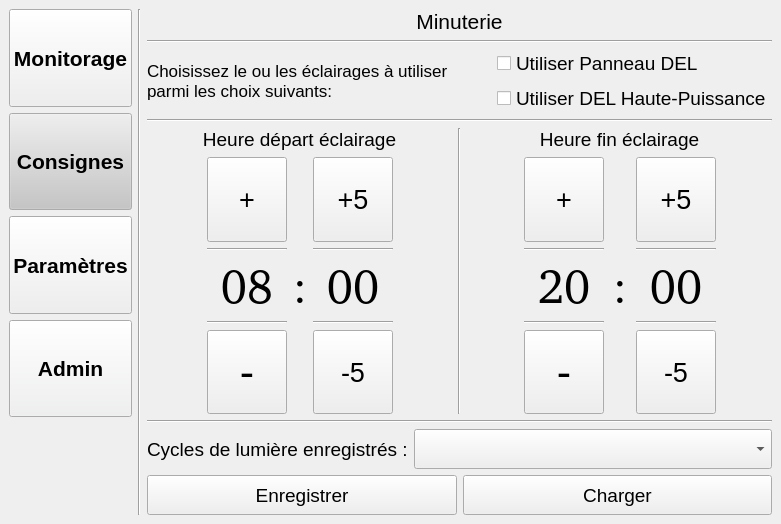
<?xml version="1.0" encoding="UTF-8"?>
<ui version="4.0">
 <class>WindowLightTimer</class>
 <widget class="QMainWindow" name="WindowLightTimer">
  <property name="geometry">
   <rect>
    <x>0</x>
    <y>0</y>
    <width>781</width>
    <height>524</height>
   </rect>
  </property>
  <property name="windowTitle">
   <string>GUI_ProjetEC_Minuteur</string>
  </property>
  <widget class="QWidget" name="centralwidget">
   <layout class="QHBoxLayout" name="horizontalLayout_8">
    <item>
     <layout class="QHBoxLayout" name="horizontalLayout">
      <item>
       <layout class="QVBoxLayout" name="verticalLayout_5">
        <item>
         <widget class="QPushButton" name="btn_Monitor_Menu">
          <property name="sizePolicy">
           <sizepolicy hsizetype="Maximum" vsizetype="Expanding">
            <horstretch>0</horstretch>
            <verstretch>0</verstretch>
           </sizepolicy>
          </property>
          <property name="minimumSize">
           <size>
            <width>120</width>
            <height>40</height>
           </size>
          </property>
          <property name="maximumSize">
           <size>
            <width>140</width>
            <height>16777215</height>
           </size>
          </property>
          <property name="font">
           <font>
            <pointsize>16</pointsize>
            <weight>75</weight>
            <bold>true</bold>
           </font>
          </property>
          <property name="text">
           <string>Monitorage</string>
          </property>
         </widget>
        </item>
        <item>
         <widget class="QPushButton" name="btn_Setpoints_Menu">
          <property name="sizePolicy">
           <sizepolicy hsizetype="Maximum" vsizetype="Expanding">
            <horstretch>0</horstretch>
            <verstretch>0</verstretch>
           </sizepolicy>
          </property>
          <property name="minimumSize">
           <size>
            <width>120</width>
            <height>40</height>
           </size>
          </property>
          <property name="maximumSize">
           <size>
            <width>140</width>
            <height>16777215</height>
           </size>
          </property>
          <property name="palette">
           <palette>
            <active>
             <colorrole role="Button">
              <brush brushstyle="SolidPattern">
               <color alpha="255">
                <red>197</red>
                <green>197</green>
                <blue>198</blue>
               </color>
              </brush>
             </colorrole>
            </active>
            <inactive>
             <colorrole role="Button">
              <brush brushstyle="SolidPattern">
               <color alpha="255">
                <red>197</red>
                <green>197</green>
                <blue>198</blue>
               </color>
              </brush>
             </colorrole>
            </inactive>
            <disabled>
             <colorrole role="Button">
              <brush brushstyle="SolidPattern">
               <color alpha="255">
                <red>197</red>
                <green>197</green>
                <blue>198</blue>
               </color>
              </brush>
             </colorrole>
            </disabled>
           </palette>
          </property>
          <property name="font">
           <font>
            <pointsize>16</pointsize>
            <weight>75</weight>
            <bold>true</bold>
           </font>
          </property>
          <property name="text">
           <string>Consignes</string>
          </property>
         </widget>
        </item>
        <item>
         <widget class="QPushButton" name="btn_Param_Menu">
          <property name="sizePolicy">
           <sizepolicy hsizetype="Maximum" vsizetype="Expanding">
            <horstretch>0</horstretch>
            <verstretch>0</verstretch>
           </sizepolicy>
          </property>
          <property name="minimumSize">
           <size>
            <width>120</width>
            <height>40</height>
           </size>
          </property>
          <property name="maximumSize">
           <size>
            <width>140</width>
            <height>16777215</height>
           </size>
          </property>
          <property name="font">
           <font>
            <pointsize>16</pointsize>
            <weight>75</weight>
            <bold>true</bold>
           </font>
          </property>
          <property name="text">
           <string>Paramètres</string>
          </property>
         </widget>
        </item>
        <item>
         <widget class="QPushButton" name="btn_Outils_Menu">
          <property name="sizePolicy">
           <sizepolicy hsizetype="Maximum" vsizetype="Expanding">
            <horstretch>0</horstretch>
            <verstretch>0</verstretch>
           </sizepolicy>
          </property>
          <property name="minimumSize">
           <size>
            <width>120</width>
            <height>40</height>
           </size>
          </property>
          <property name="maximumSize">
           <size>
            <width>140</width>
            <height>16777215</height>
           </size>
          </property>
          <property name="palette">
           <palette>
            <active>
             <colorrole role="Button">
              <brush brushstyle="SolidPattern">
               <color alpha="255">
                <red>239</red>
                <green>240</green>
                <blue>241</blue>
               </color>
              </brush>
             </colorrole>
            </active>
            <inactive>
             <colorrole role="Button">
              <brush brushstyle="SolidPattern">
               <color alpha="255">
                <red>239</red>
                <green>240</green>
                <blue>241</blue>
               </color>
              </brush>
             </colorrole>
            </inactive>
            <disabled>
             <colorrole role="Button">
              <brush brushstyle="SolidPattern">
               <color alpha="255">
                <red>239</red>
                <green>240</green>
                <blue>241</blue>
               </color>
              </brush>
             </colorrole>
            </disabled>
           </palette>
          </property>
          <property name="font">
           <font>
            <pointsize>16</pointsize>
            <weight>75</weight>
            <bold>true</bold>
           </font>
          </property>
          <property name="text">
           <string>Admin</string>
          </property>
         </widget>
        </item>
        <item>
         <spacer name="verticalSpacer">
          <property name="orientation">
           <enum>Qt::Vertical</enum>
          </property>
          <property name="sizeType">
           <enum>QSizePolicy::Expanding</enum>
          </property>
          <property name="sizeHint" stdset="0">
           <size>
            <width>20</width>
            <height>60</height>
           </size>
          </property>
         </spacer>
        </item>
       </layout>
      </item>
      <item>
       <widget class="Line" name="line_2">
        <property name="orientation">
         <enum>Qt::Vertical</enum>
        </property>
       </widget>
      </item>
      <item>
       <layout class="QVBoxLayout" name="verticalLayout_3">
        <item>
         <layout class="QVBoxLayout" name="verticalLayout_42">
          <item>
           <widget class="QLabel" name="lbl_Minuterie">
            <property name="font">
             <font>
              <pointsize>16</pointsize>
             </font>
            </property>
            <property name="text">
             <string>Minuterie</string>
            </property>
            <property name="alignment">
             <set>Qt::AlignCenter</set>
            </property>
           </widget>
          </item>
         </layout>
        </item>
        <item>
         <widget class="Line" name="line_3">
          <property name="orientation">
           <enum>Qt::Horizontal</enum>
          </property>
         </widget>
        </item>
        <item>
         <layout class="QHBoxLayout" name="horizontalLayout_3">
          <item>
           <layout class="QHBoxLayout" name="horizontalLayout_4">
            <item>
             <layout class="QHBoxLayout" name="horizontalLayout_5">
              <item>
               <layout class="QHBoxLayout" name="horizontalLayout_6">
                <item>
                 <layout class="QVBoxLayout" name="verticalLayout_4">
                  <item>
                   <widget class="QLabel" name="lbl_Choix_Ecl">
                    <property name="sizePolicy">
                     <sizepolicy hsizetype="Expanding" vsizetype="Preferred">
                      <horstretch>0</horstretch>
                      <verstretch>0</verstretch>
                     </sizepolicy>
                    </property>
                    <property name="minimumSize">
                     <size>
                      <width>200</width>
                      <height>0</height>
                     </size>
                    </property>
                    <property name="font">
                     <font>
                      <family>Ubuntu</family>
                      <pointsize>13</pointsize>
                     </font>
                    </property>
                    <property name="text">
                     <string>Choisissez le ou les éclairages à utiliser parmi les choix suivants:</string>
                    </property>
                    <property name="wordWrap">
                     <bool>true</bool>
                    </property>
                   </widget>
                  </item>
                 </layout>
                </item>
               </layout>
              </item>
              <item>
               <layout class="QHBoxLayout" name="horizontalLayout_7">
                <item>
                 <layout class="QVBoxLayout" name="verticalLayout">
                  <item>
                   <widget class="QCheckBox" name="chkB_DEL_Panel">
                    <property name="sizePolicy">
                     <sizepolicy hsizetype="Preferred" vsizetype="Fixed">
                      <horstretch>0</horstretch>
                      <verstretch>0</verstretch>
                     </sizepolicy>
                    </property>
                    <property name="font">
                     <font>
                      <family>Ubuntu</family>
                      <pointsize>14</pointsize>
                     </font>
                    </property>
                    <property name="text">
                     <string>Utiliser Panneau DEL</string>
                    </property>
                   </widget>
                  </item>
                  <item>
                   <widget class="QCheckBox" name="chkB_DEL_COB">
                    <property name="sizePolicy">
                     <sizepolicy hsizetype="Preferred" vsizetype="Fixed">
                      <horstretch>0</horstretch>
                      <verstretch>0</verstretch>
                     </sizepolicy>
                    </property>
                    <property name="font">
                     <font>
                      <family>Ubuntu</family>
                      <pointsize>14</pointsize>
                     </font>
                    </property>
                    <property name="text">
                     <string>Utiliser DEL Haute-Puissance</string>
                    </property>
                   </widget>
                  </item>
                 </layout>
                </item>
               </layout>
              </item>
             </layout>
            </item>
           </layout>
          </item>
         </layout>
        </item>
        <item>
         <widget class="Line" name="line_5">
          <property name="orientation">
           <enum>Qt::Horizontal</enum>
          </property>
         </widget>
        </item>
        <item>
         <layout class="QHBoxLayout" name="horizontalLayout_2">
          <item>
           <layout class="QHBoxLayout" name="horizontalLayout_85">
            <item>
             <layout class="QVBoxLayout" name="verticalLayout_102">
              <item>
               <layout class="QVBoxLayout" name="verticalLayout_103">
                <item>
                 <widget class="QLabel" name="lbl_Heure_Dep_Title">
                  <property name="sizePolicy">
                   <sizepolicy hsizetype="Preferred" vsizetype="Preferred">
                    <horstretch>0</horstretch>
                    <verstretch>0</verstretch>
                   </sizepolicy>
                  </property>
                  <property name="font">
                   <font>
                    <family>Ubuntu</family>
                    <pointsize>14</pointsize>
                   </font>
                  </property>
                  <property name="text">
                   <string>Heure départ éclairage</string>
                  </property>
                  <property name="alignment">
                   <set>Qt::AlignCenter</set>
                  </property>
                 </widget>
                </item>
               </layout>
              </item>
              <item>
               <layout class="QHBoxLayout" name="horizontalLayout_86">
                <item>
                 <spacer name="horizontalSpacer_6">
                  <property name="orientation">
                   <enum>Qt::Horizontal</enum>
                  </property>
                  <property name="sizeType">
                   <enum>QSizePolicy::Expanding</enum>
                  </property>
                  <property name="sizeHint" stdset="0">
                   <size>
                    <width>40</width>
                    <height>20</height>
                   </size>
                  </property>
                 </spacer>
                </item>
                <item>
                 <layout class="QVBoxLayout" name="verticalLayout_112">
                  <item>
                   <layout class="QVBoxLayout" name="verticalLayout_114">
                    <item>
                     <layout class="QVBoxLayout" name="verticalLayout_10">
                      <item>
                       <layout class="QVBoxLayout" name="verticalLayout_13">
                        <item>
                         <layout class="QVBoxLayout" name="verticalLayout_14">
                          <item>
                           <layout class="QGridLayout" name="gridLayout_2">
                            <item row="4" column="2">
                             <widget class="QPushButton" name="btn_Decrement_Minute_Dep">
                              <property name="sizePolicy">
                               <sizepolicy hsizetype="Preferred" vsizetype="Expanding">
                                <horstretch>0</horstretch>
                                <verstretch>0</verstretch>
                               </sizepolicy>
                              </property>
                              <property name="minimumSize">
                               <size>
                                <width>60</width>
                                <height>0</height>
                               </size>
                              </property>
                              <property name="font">
                               <font>
                                <family>Ubuntu</family>
                                <pointsize>20</pointsize>
                               </font>
                              </property>
                              <property name="text">
                               <string>-5</string>
                              </property>
                             </widget>
                            </item>
                            <item row="4" column="0">
                             <widget class="QPushButton" name="btn_Decrement_Heure_Dep">
                              <property name="sizePolicy">
                               <sizepolicy hsizetype="Preferred" vsizetype="Expanding">
                                <horstretch>0</horstretch>
                                <verstretch>0</verstretch>
                               </sizepolicy>
                              </property>
                              <property name="minimumSize">
                               <size>
                                <width>60</width>
                                <height>0</height>
                               </size>
                              </property>
                              <property name="font">
                               <font>
                                <family>Ubuntu</family>
                                <pointsize>32</pointsize>
                               </font>
                              </property>
                              <property name="text">
                               <string>-</string>
                              </property>
                             </widget>
                            </item>
                            <item row="2" column="1">
                             <widget class="QLabel" name="lbl_Heure_Dep_Clock_8">
                              <property name="font">
                               <font>
                                <family>URW Gothic [urw]</family>
                                <pointsize>32</pointsize>
                               </font>
                              </property>
                              <property name="text">
                               <string>:</string>
                              </property>
                              <property name="alignment">
                               <set>Qt::AlignCenter</set>
                              </property>
                             </widget>
                            </item>
                            <item row="4" column="1">
                             <spacer name="horizontalSpacer_4">
                              <property name="orientation">
                               <enum>Qt::Horizontal</enum>
                              </property>
                              <property name="sizeType">
                               <enum>QSizePolicy::Fixed</enum>
                              </property>
                              <property name="sizeHint" stdset="0">
                               <size>
                                <width>10</width>
                                <height>20</height>
                               </size>
                              </property>
                             </spacer>
                            </item>
                            <item row="0" column="1">
                             <spacer name="horizontalSpacer_3">
                              <property name="orientation">
                               <enum>Qt::Horizontal</enum>
                              </property>
                              <property name="sizeType">
                               <enum>QSizePolicy::Fixed</enum>
                              </property>
                              <property name="sizeHint" stdset="0">
                               <size>
                                <width>10</width>
                                <height>20</height>
                               </size>
                              </property>
                             </spacer>
                            </item>
                            <item row="1" column="0">
                             <widget class="Line" name="line_6">
                              <property name="orientation">
                               <enum>Qt::Horizontal</enum>
                              </property>
                             </widget>
                            </item>
                            <item row="2" column="2">
                             <widget class="QLabel" name="lbl_Minute_Dep">
                              <property name="font">
                               <font>
                                <family>URW Gothic [urw]</family>
                                <pointsize>35</pointsize>
                               </font>
                              </property>
                              <property name="text">
                               <string>00</string>
                              </property>
                              <property name="alignment">
                               <set>Qt::AlignCenter</set>
                              </property>
                             </widget>
                            </item>
                            <item row="0" column="0">
                             <widget class="QPushButton" name="btn_Augment_Heure_Dep">
                              <property name="sizePolicy">
                               <sizepolicy hsizetype="Preferred" vsizetype="Expanding">
                                <horstretch>0</horstretch>
                                <verstretch>0</verstretch>
                               </sizepolicy>
                              </property>
                              <property name="minimumSize">
                               <size>
                                <width>60</width>
                                <height>0</height>
                               </size>
                              </property>
                              <property name="font">
                               <font>
                                <family>Ubuntu</family>
                                <pointsize>20</pointsize>
                               </font>
                              </property>
                              <property name="text">
                               <string>+</string>
                              </property>
                             </widget>
                            </item>
                            <item row="0" column="2">
                             <widget class="QPushButton" name="btn_Augment_Minute_Dep">
                              <property name="sizePolicy">
                               <sizepolicy hsizetype="Preferred" vsizetype="Expanding">
                                <horstretch>0</horstretch>
                                <verstretch>0</verstretch>
                               </sizepolicy>
                              </property>
                              <property name="minimumSize">
                               <size>
                                <width>60</width>
                                <height>0</height>
                               </size>
                              </property>
                              <property name="font">
                               <font>
                                <family>Ubuntu</family>
                                <pointsize>20</pointsize>
                               </font>
                              </property>
                              <property name="text">
                               <string>+5</string>
                              </property>
                             </widget>
                            </item>
                            <item row="2" column="0">
                             <widget class="QLabel" name="lbl_Heure_Dep">
                              <property name="font">
                               <font>
                                <family>URW Gothic [urw]</family>
                                <pointsize>35</pointsize>
                               </font>
                              </property>
                              <property name="text">
                               <string>08</string>
                              </property>
                              <property name="alignment">
                               <set>Qt::AlignCenter</set>
                              </property>
                             </widget>
                            </item>
                            <item row="3" column="0">
                             <widget class="Line" name="line_7">
                              <property name="orientation">
                               <enum>Qt::Horizontal</enum>
                              </property>
                             </widget>
                            </item>
                            <item row="1" column="2">
                             <widget class="Line" name="line_8">
                              <property name="orientation">
                               <enum>Qt::Horizontal</enum>
                              </property>
                             </widget>
                            </item>
                            <item row="3" column="2">
                             <widget class="Line" name="line_9">
                              <property name="orientation">
                               <enum>Qt::Horizontal</enum>
                              </property>
                             </widget>
                            </item>
                           </layout>
                          </item>
                         </layout>
                        </item>
                       </layout>
                      </item>
                     </layout>
                    </item>
                   </layout>
                  </item>
                 </layout>
                </item>
                <item>
                 <spacer name="horizontalSpacer_9">
                  <property name="orientation">
                   <enum>Qt::Horizontal</enum>
                  </property>
                  <property name="sizeType">
                   <enum>QSizePolicy::Expanding</enum>
                  </property>
                  <property name="sizeHint" stdset="0">
                   <size>
                    <width>40</width>
                    <height>20</height>
                   </size>
                  </property>
                 </spacer>
                </item>
               </layout>
              </item>
             </layout>
            </item>
            <item>
             <widget class="Line" name="line_4">
              <property name="orientation">
               <enum>Qt::Vertical</enum>
              </property>
             </widget>
            </item>
            <item>
             <layout class="QVBoxLayout" name="verticalLayout_107">
              <item>
               <layout class="QVBoxLayout" name="verticalLayout_108">
                <item>
                 <widget class="QLabel" name="lbl_Heure_Fin_Title">
                  <property name="sizePolicy">
                   <sizepolicy hsizetype="Preferred" vsizetype="Preferred">
                    <horstretch>0</horstretch>
                    <verstretch>0</verstretch>
                   </sizepolicy>
                  </property>
                  <property name="font">
                   <font>
                    <family>Ubuntu</family>
                    <pointsize>14</pointsize>
                   </font>
                  </property>
                  <property name="text">
                   <string>Heure fin éclairage</string>
                  </property>
                  <property name="alignment">
                   <set>Qt::AlignCenter</set>
                  </property>
                 </widget>
                </item>
               </layout>
              </item>
              <item>
               <layout class="QHBoxLayout" name="horizontalLayout_90">
                <item>
                 <spacer name="horizontalSpacer_5">
                  <property name="orientation">
                   <enum>Qt::Horizontal</enum>
                  </property>
                  <property name="sizeType">
                   <enum>QSizePolicy::Expanding</enum>
                  </property>
                  <property name="sizeHint" stdset="0">
                   <size>
                    <width>40</width>
                    <height>20</height>
                   </size>
                  </property>
                 </spacer>
                </item>
                <item>
                 <layout class="QVBoxLayout" name="verticalLayout_115">
                  <item>
                   <layout class="QVBoxLayout" name="verticalLayout_117">
                    <item>
                     <layout class="QVBoxLayout" name="verticalLayout_6">
                      <item>
                       <layout class="QVBoxLayout" name="verticalLayout_7">
                        <item>
                         <layout class="QVBoxLayout" name="verticalLayout_8">
                          <item>
                           <layout class="QVBoxLayout" name="verticalLayout_9">
                            <item>
                             <layout class="QGridLayout" name="gridLayout">
                              <item row="0" column="2">
                               <widget class="QPushButton" name="btn_Augment_Minute_Fin">
                                <property name="sizePolicy">
                                 <sizepolicy hsizetype="Preferred" vsizetype="Expanding">
                                  <horstretch>0</horstretch>
                                  <verstretch>0</verstretch>
                                 </sizepolicy>
                                </property>
                                <property name="minimumSize">
                                 <size>
                                  <width>60</width>
                                  <height>0</height>
                                 </size>
                                </property>
                                <property name="font">
                                 <font>
                                  <family>Ubuntu</family>
                                  <pointsize>20</pointsize>
                                 </font>
                                </property>
                                <property name="text">
                                 <string>+5</string>
                                </property>
                               </widget>
                              </item>
                              <item row="2" column="0">
                               <widget class="QLabel" name="lbl_Heure_Fin">
                                <property name="font">
                                 <font>
                                  <family>URW Gothic [urw]</family>
                                  <pointsize>35</pointsize>
                                 </font>
                                </property>
                                <property name="text">
                                 <string>20</string>
                                </property>
                                <property name="alignment">
                                 <set>Qt::AlignCenter</set>
                                </property>
                               </widget>
                              </item>
                              <item row="1" column="0">
                               <widget class="Line" name="line_12">
                                <property name="orientation">
                                 <enum>Qt::Horizontal</enum>
                                </property>
                               </widget>
                              </item>
                              <item row="1" column="2">
                               <widget class="Line" name="line_13">
                                <property name="orientation">
                                 <enum>Qt::Horizontal</enum>
                                </property>
                               </widget>
                              </item>
                              <item row="3" column="2">
                               <widget class="Line" name="line_15">
                                <property name="orientation">
                                 <enum>Qt::Horizontal</enum>
                                </property>
                               </widget>
                              </item>
                              <item row="3" column="0">
                               <widget class="Line" name="line_14">
                                <property name="orientation">
                                 <enum>Qt::Horizontal</enum>
                                </property>
                               </widget>
                              </item>
                              <item row="0" column="1">
                               <spacer name="horizontalSpacer">
                                <property name="orientation">
                                 <enum>Qt::Horizontal</enum>
                                </property>
                                <property name="sizeType">
                                 <enum>QSizePolicy::Fixed</enum>
                                </property>
                                <property name="sizeHint" stdset="0">
                                 <size>
                                  <width>20</width>
                                  <height>20</height>
                                 </size>
                                </property>
                               </spacer>
                              </item>
                              <item row="4" column="1">
                               <spacer name="horizontalSpacer_2">
                                <property name="orientation">
                                 <enum>Qt::Horizontal</enum>
                                </property>
                                <property name="sizeType">
                                 <enum>QSizePolicy::Fixed</enum>
                                </property>
                                <property name="sizeHint" stdset="0">
                                 <size>
                                  <width>20</width>
                                  <height>20</height>
                                 </size>
                                </property>
                               </spacer>
                              </item>
                              <item row="0" column="0">
                               <widget class="QPushButton" name="btn_Augment_Heure_Fin">
                                <property name="sizePolicy">
                                 <sizepolicy hsizetype="Preferred" vsizetype="Expanding">
                                  <horstretch>0</horstretch>
                                  <verstretch>0</verstretch>
                                 </sizepolicy>
                                </property>
                                <property name="minimumSize">
                                 <size>
                                  <width>60</width>
                                  <height>0</height>
                                 </size>
                                </property>
                                <property name="font">
                                 <font>
                                  <family>Ubuntu</family>
                                  <pointsize>20</pointsize>
                                  <weight>50</weight>
                                  <bold>false</bold>
                                 </font>
                                </property>
                                <property name="text">
                                 <string>+</string>
                                </property>
                               </widget>
                              </item>
                              <item row="2" column="1">
                               <widget class="QLabel" name="lbl_Heure_Dep_Clock_4">
                                <property name="font">
                                 <font>
                                  <family>URW Gothic [urw]</family>
                                  <pointsize>32</pointsize>
                                 </font>
                                </property>
                                <property name="text">
                                 <string>:</string>
                                </property>
                                <property name="alignment">
                                 <set>Qt::AlignCenter</set>
                                </property>
                               </widget>
                              </item>
                              <item row="4" column="2">
                               <widget class="QPushButton" name="btn_Decrement_Minute_Fin">
                                <property name="sizePolicy">
                                 <sizepolicy hsizetype="Preferred" vsizetype="Expanding">
                                  <horstretch>0</horstretch>
                                  <verstretch>0</verstretch>
                                 </sizepolicy>
                                </property>
                                <property name="minimumSize">
                                 <size>
                                  <width>60</width>
                                  <height>0</height>
                                 </size>
                                </property>
                                <property name="font">
                                 <font>
                                  <family>Ubuntu</family>
                                  <pointsize>20</pointsize>
                                 </font>
                                </property>
                                <property name="text">
                                 <string>-5</string>
                                </property>
                               </widget>
                              </item>
                              <item row="4" column="0">
                               <widget class="QPushButton" name="btn_Decrement_Heure_Fin">
                                <property name="sizePolicy">
                                 <sizepolicy hsizetype="Preferred" vsizetype="Expanding">
                                  <horstretch>0</horstretch>
                                  <verstretch>0</verstretch>
                                 </sizepolicy>
                                </property>
                                <property name="minimumSize">
                                 <size>
                                  <width>60</width>
                                  <height>0</height>
                                 </size>
                                </property>
                                <property name="font">
                                 <font>
                                  <family>Ubuntu</family>
                                  <pointsize>32</pointsize>
                                 </font>
                                </property>
                                <property name="text">
                                 <string>-</string>
                                </property>
                               </widget>
                              </item>
                              <item row="2" column="2">
                               <widget class="QLabel" name="lbl_Minute_Fin">
                                <property name="font">
                                 <font>
                                  <family>URW Gothic [urw]</family>
                                  <pointsize>35</pointsize>
                                 </font>
                                </property>
                                <property name="text">
                                 <string>00</string>
                                </property>
                                <property name="alignment">
                                 <set>Qt::AlignCenter</set>
                                </property>
                               </widget>
                              </item>
                             </layout>
                            </item>
                           </layout>
                          </item>
                         </layout>
                        </item>
                       </layout>
                      </item>
                     </layout>
                    </item>
                   </layout>
                  </item>
                 </layout>
                </item>
                <item>
                 <spacer name="horizontalSpacer_7">
                  <property name="orientation">
                   <enum>Qt::Horizontal</enum>
                  </property>
                  <property name="sizeType">
                   <enum>QSizePolicy::Expanding</enum>
                  </property>
                  <property name="sizeHint" stdset="0">
                   <size>
                    <width>40</width>
                    <height>20</height>
                   </size>
                  </property>
                 </spacer>
                </item>
               </layout>
              </item>
             </layout>
            </item>
           </layout>
          </item>
         </layout>
        </item>
        <item>
         <layout class="QVBoxLayout" name="verticalLayout_27"/>
        </item>
        <item>
         <widget class="Line" name="line">
          <property name="sizePolicy">
           <sizepolicy hsizetype="Expanding" vsizetype="Fixed">
            <horstretch>0</horstretch>
            <verstretch>0</verstretch>
           </sizepolicy>
          </property>
          <property name="orientation">
           <enum>Qt::Horizontal</enum>
          </property>
         </widget>
        </item>
        <item>
         <layout class="QVBoxLayout" name="verticalLayout_39">
          <item>
           <layout class="QVBoxLayout" name="verticalLayout_40">
            <item>
             <layout class="QHBoxLayout" name="horizontalLayout_24">
              <item>
               <widget class="QLabel" name="lbl_Saved_Cycle">
                <property name="sizePolicy">
                 <sizepolicy hsizetype="Preferred" vsizetype="Preferred">
                  <horstretch>0</horstretch>
                  <verstretch>0</verstretch>
                 </sizepolicy>
                </property>
                <property name="font">
                 <font>
                  <pointsize>14</pointsize>
                 </font>
                </property>
                <property name="text">
                 <string>Cycles de lumière enregistrés :</string>
                </property>
               </widget>
              </item>
              <item>
               <widget class="QComboBox" name="cb_Saved_Cycle">
                <property name="sizePolicy">
                 <sizepolicy hsizetype="MinimumExpanding" vsizetype="Preferred">
                  <horstretch>0</horstretch>
                  <verstretch>0</verstretch>
                 </sizepolicy>
                </property>
                <property name="minimumSize">
                 <size>
                  <width>0</width>
                  <height>40</height>
                 </size>
                </property>
                <property name="font">
                 <font>
                  <pointsize>14</pointsize>
                 </font>
                </property>
               </widget>
              </item>
             </layout>
            </item>
           </layout>
          </item>
          <item>
           <layout class="QVBoxLayout" name="verticalLayout_41">
            <item>
             <layout class="QHBoxLayout" name="horizontalLayout_28">
              <item>
               <widget class="QPushButton" name="btn_Save_Cycle">
                <property name="sizePolicy">
                 <sizepolicy hsizetype="Preferred" vsizetype="Preferred">
                  <horstretch>0</horstretch>
                  <verstretch>0</verstretch>
                 </sizepolicy>
                </property>
                <property name="minimumSize">
                 <size>
                  <width>0</width>
                  <height>40</height>
                 </size>
                </property>
                <property name="font">
                 <font>
                  <pointsize>14</pointsize>
                 </font>
                </property>
                <property name="text">
                 <string>Enregistrer</string>
                </property>
               </widget>
              </item>
              <item>
               <widget class="QPushButton" name="Btn_Load_Saved_Cycle">
                <property name="sizePolicy">
                 <sizepolicy hsizetype="Minimum" vsizetype="Preferred">
                  <horstretch>0</horstretch>
                  <verstretch>0</verstretch>
                 </sizepolicy>
                </property>
                <property name="font">
                 <font>
                  <pointsize>14</pointsize>
                 </font>
                </property>
                <property name="text">
                 <string>Charger</string>
                </property>
               </widget>
              </item>
             </layout>
            </item>
           </layout>
          </item>
         </layout>
        </item>
        <item>
         <layout class="QHBoxLayout" name="horizontalLayout_15"/>
        </item>
       </layout>
      </item>
     </layout>
    </item>
   </layout>
  </widget>
 </widget>
 <resources/>
 <connections/>
</ui>
